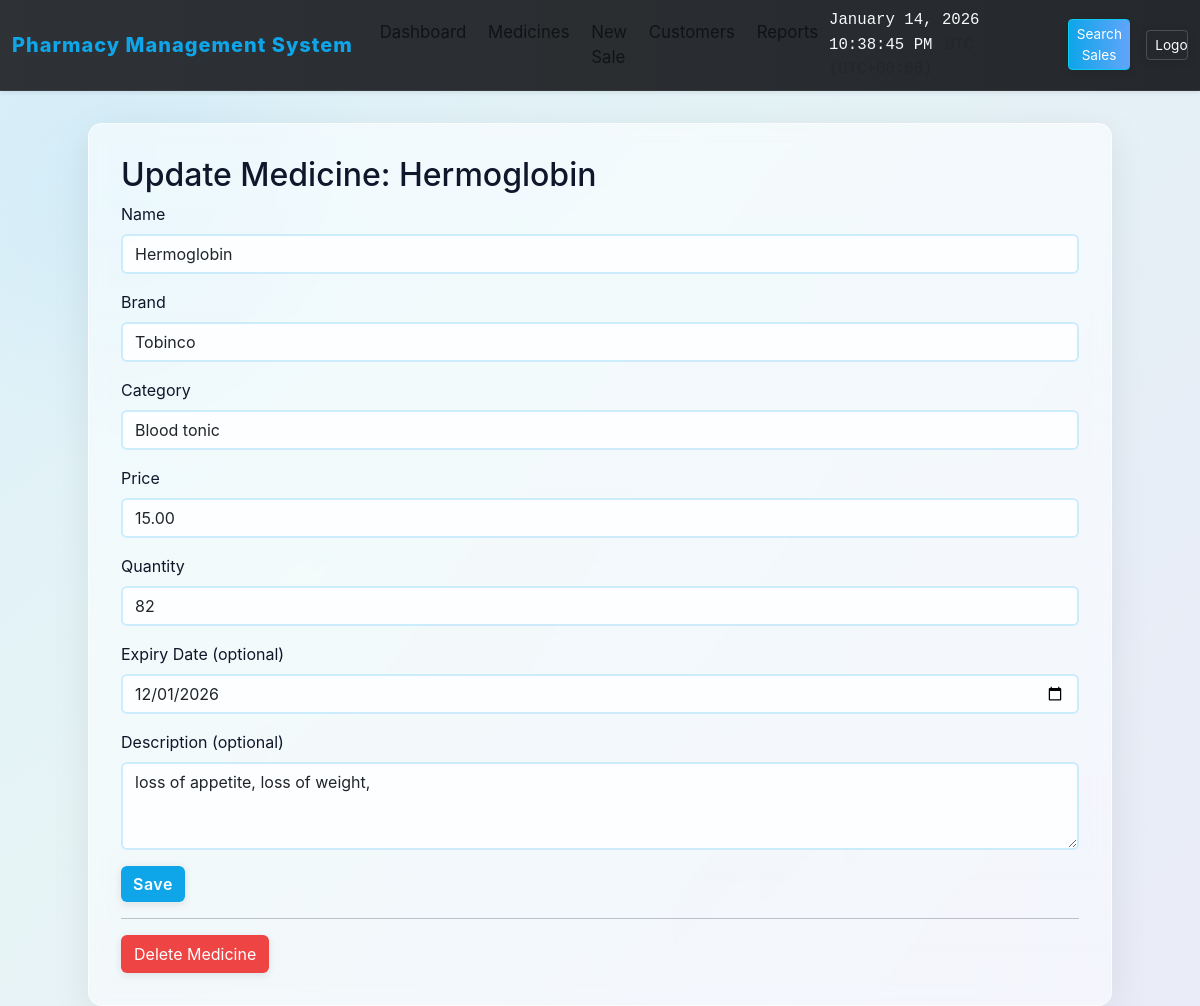
/medicines/update/7 (signed in), run on the app's committed database.
### models.py (models this page shows, shortened)
class Medicine(db.Model):
    id = db.Column(db.Integer, primary_key=True)
    name = db.Column(db.String(120), nullable=False)
    brand = db.Column(db.String(120))
    price = db.Column(db.Float, nullable=False)
    quantity = db.Column(db.Integer, nullable=False, default=0)
    expiry_date = db.Column(db.Date, nullable=True)
    category = db.Column(db.String(80))
    description = db.Column(db.Text)

### app.py (the view, shortened to what this page needs)
    @app.route('/medicines/update/<int:med_id>', methods=['GET', 'POST'])
    @admin_required
    def update_medicine(med_id):
        med = Medicine.query.get_or_404(med_id)
        return render_template('update_medicine.html', med=med)

### templates/update_medicine.html (shortened to what this page needs)
{% extends 'base.html' %}
{% block content %}
  <h2>Update Medicine: {{med.name}}</h2>
  <form method="post">
    <div class="mb-3">
      <label class="form-label">Name</label>
      <input class="form-control" name="name" value="{{med.name}}" required>
    </div>
    <div class="mb-3">
      <label class="form-label">Brand</label>
      <input class="form-control" name="brand" value="{{med.brand or ''}}">
    </div>
    <div class="mb-3">
      <label class="form-label">Category</label>
      <input class="form-control" name="category" value="{{med.category or ''}}">
    </div>
    <div class="mb-3">
      <label class="form-label">Price</label>
      <input class="form-control" name="price" type="number" step="0.01" value="{{'%.2f'|format(med.price)}}" required>
    </div>
    <div class="mb-3">
      <label class="form-label">Quantity</label>
      <input class="form-control" name="quantity" type="number" value="{{med.quantity}}" required>
    </div>
    <div class="mb-3">
      <label class="form-label">Expiry Date (optional)</label>
      <input class="form-control" name="expiry_date" type="date" value="{{med.expiry_date}}">
    </div>
    <div class="mb-3">
      <label class="form-label">Description (optional)</label>
      <textarea class="form-control" name="description" rows="3">{{med.description or ''}}</textarea>
    </div>
    <button class="btn btn-primary">Save</button>
  </form>
  {% if session.get('is_admin') %}
  <hr>
  <form method="post" action="/medicines/delete/{{med.id}}" onsubmit="return confirm('Delete this medicine?');">
    <button class="btn btn-danger">Delete Medicine</button>
  </form>
  {% endif %}
{% endblock %}

### static/animations.css (style rules this page uses)
.btn { position: relative; overflow: hidden; transition: all 0.2s cubic-bezier(0.34, 1.56, 0.64, 1); box-shadow: 0 2px 8px rgba(0, 0, 0, 0.1); }
.btn::before { content: ''; position: absolute; top: 50%; left: 50%; width: 0; height: 0; border-radius: 50%; background: rgba(255, 255, 255, 0.5); transform: translate(-50%, -50%); pointer-events: none; }
.btn-primary { background: linear-gradient(135deg, #0ea5e9 0%, #0284c7 100%); border: none; font-weight: 600; letter-spacing: 0.5px; }
.form-control, .form-select { transition: all 0.3s cubic-bezier(0.4, 0, 0.2, 1); border: 2px solid rgba(14, 165, 233, 0.2); background: rgba(255, 255, 255, 0.8); }
.form-control::placeholder { opacity: 0.6; transition: opacity 0.3s; }

### templates/base.html (style rules this page uses)
:root { --primary-blue: #0ea5e9; --accent-green: #16a34a; --danger-red: #ef4444; --glass-white: rgba(255,255,255,0.75); --glass-border: rgba(255,255,255,0.6); --muted: rgba(0,0,0,0.6); }
html,body { height:100%; }
body { background: linear-gradient(135deg, rgba(14,165,233,0.12) 0%, rgba(16,185,129,0.06) 40%, rgba(239,68,68,0.04) 100%), radial-gradient( circle at 10% 20%, rgba(14,165,233,0.06), transparent 20%), linear-gradient(120deg, #f8fafc 0%, #eaf2ff 100%); min-height: 100vh; font-family: -apple-system, BlinkMacSystemFont, 'Segoe UI', Roboto, 'Helvetica Neue', Arial; color: #0f172a; }
.btn-primary { background:var(--primary-blue);border-color:transparent;color:#fff }
.btn-danger { background:var(--danger-red);border-color:transparent;color:#fff }

### data on the page
Medicine: name "Hermoglobin", brand "Tobinco", category "Blood tonic", price "15.00", quantity "82", expiry_date "12/01/2026", description "loss of appetite, loss of weight,"
